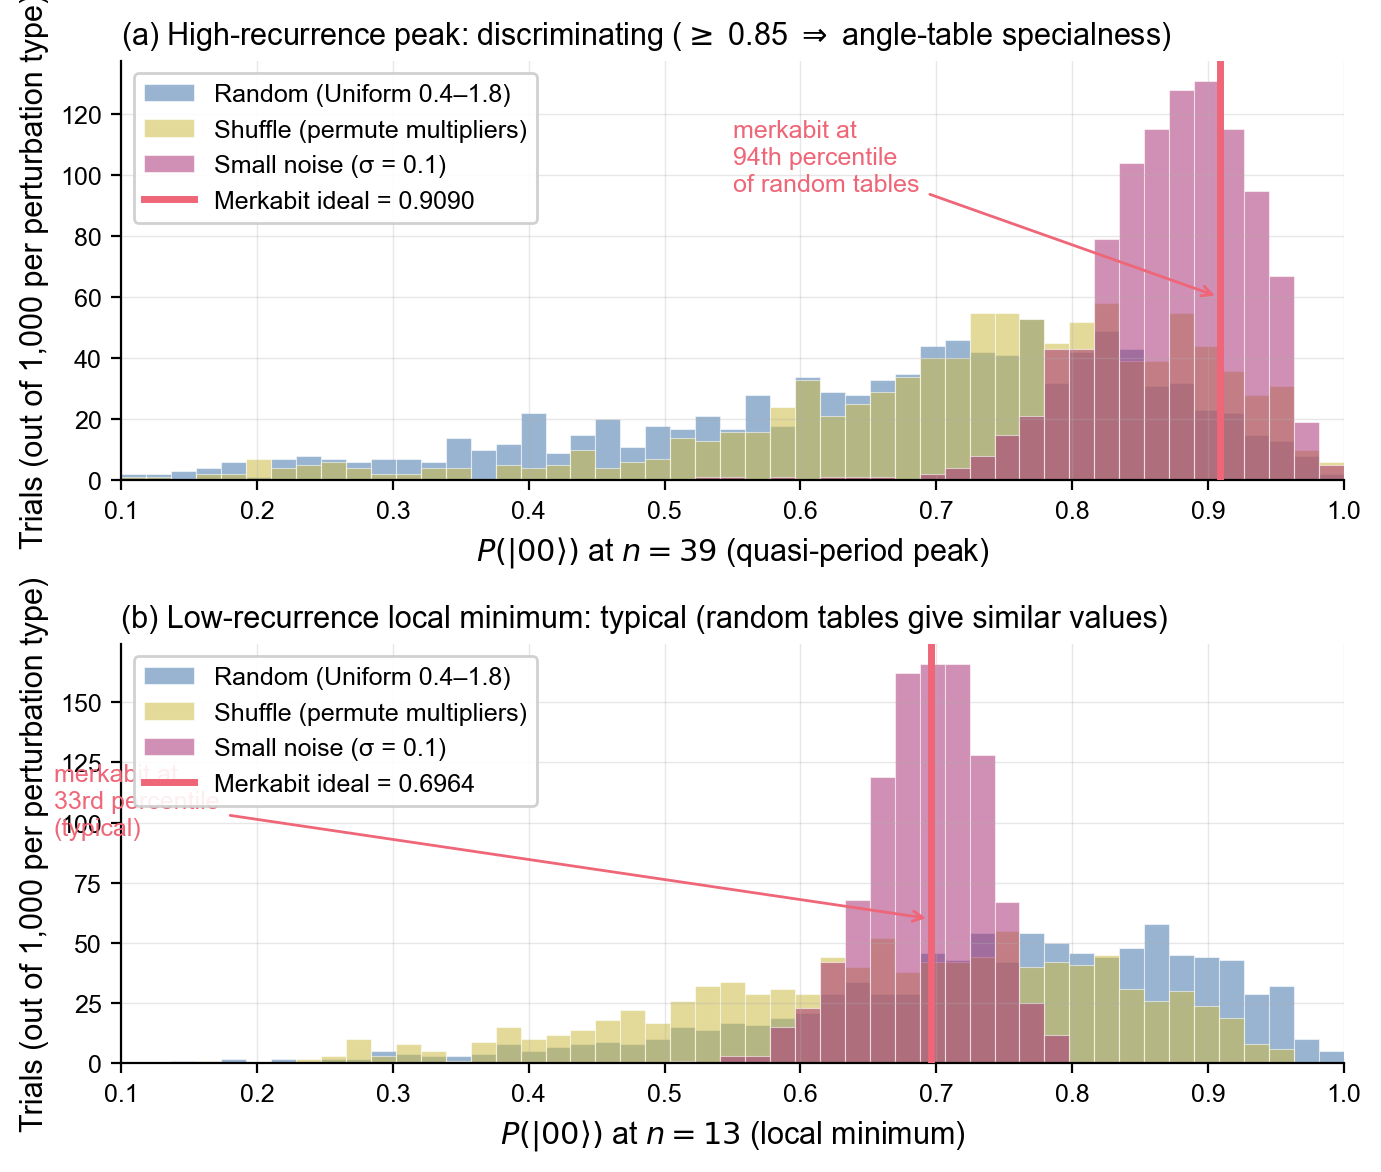

Source code (Python):
#!/usr/bin/env python3
"""
Figure 5 — Angle-table perturbation control histograms.

Two-panel figure visualising the §6.2 finding that the merkabit angle table
is strongly discriminative for the high-recurrence peak (P at n = 39, 94th
percentile vs random tables) but typical for the low-recurrence local minimum
(P at n = 13, 33rd percentile).

Reads ../data/angle_perturbation_1000.csv (3,000 trials × 6 observables).

Output: fig5_perturbation_histograms.png (and .pdf for print).
"""
import os
import numpy as np
import pandas as pd
import matplotlib.pyplot as plt
import matplotlib as mpl

# ---------------------------------------------------------------------------
# Style
# ---------------------------------------------------------------------------
mpl.rcParams.update({
    "font.family": "sans-serif",
    "font.sans-serif": ["Arial", "Helvetica", "DejaVu Sans"],
    "font.size": 10,
    "axes.labelsize": 11,
    "axes.titlesize": 11,
    "xtick.labelsize": 9,
    "ytick.labelsize": 9,
    "legend.fontsize": 9,
    "axes.spines.top": False,
    "axes.spines.right": False,
    "axes.grid": True,
    "grid.alpha": 0.3,
    "grid.linestyle": "-",
    "grid.linewidth": 0.5,
})

# Colours (colour-blind friendly)
COLOR_RANDOM = "#4477AA"   # blue
COLOR_SHUFFLE = "#CCBB44"  # yellow
COLOR_SMALL = "#AA3377"    # purple
COLOR_MERK = "#EE6677"     # red (merkabit ideal value, vertical line)

# Merkabit ideal values (from the v9 paper §6.2 Table 8)
MERKABIT = {
    "P_at_n13": 0.6964,
    "P_at_n27": 0.6832,
    "P_at_n37": 0.9156,
    "P_at_n39": 0.9090,
    "ZZ_at_n12": 0.4474,
}

# ---------------------------------------------------------------------------
# Load data
# ---------------------------------------------------------------------------
HERE = os.path.dirname(os.path.abspath(__file__))
CSV = os.path.join(HERE, "..", "data", "angle_perturbation_1000.csv")
df = pd.read_csv(CSV)
print(f"Loaded {len(df)} rows from {os.path.normpath(CSV)}")

# ---------------------------------------------------------------------------
# Build figure: 2 panels stacked vertically
# ---------------------------------------------------------------------------
fig, (ax_top, ax_bot) = plt.subplots(2, 1, figsize=(7.0, 6.0), sharex=False)

# ── Top panel: P(n=39), the discriminating observable ──
ax = ax_top
obs = "P_at_n39"
merk = MERKABIT["P_at_n39"]
bins = np.linspace(0.1, 1.0, 50)

for tag, color, label in [("random", COLOR_RANDOM, "Random (Uniform 0.4–1.8)"),
                          ("shuffle", COLOR_SHUFFLE, "Shuffle (permute multipliers)"),
                          ("small",  COLOR_SMALL, "Small noise (σ = 0.1)")]:
    arr = df[df["perturbation"] == tag][obs].values
    ax.hist(arr, bins=bins, alpha=0.55, color=color, label=label, edgecolor="white", linewidth=0.4)

ax.axvline(merk, color=COLOR_MERK, linewidth=2.5, label=f"Merkabit ideal = {merk:.4f}", zorder=10)
# Pct at 94th — annotate
random_arr = df[df["perturbation"] == "random"][obs].values
pct_random = (random_arr <= merk).mean() * 100
ax.annotate(f"merkabit at\n{pct_random:.0f}th percentile\nof random tables",
            xy=(merk, 60), xytext=(0.55, 95),
            fontsize=9, color=COLOR_MERK,
            arrowprops=dict(arrowstyle="->", color=COLOR_MERK, lw=1.0))

ax.set_xlabel(r"$P(|00\rangle)$ at $n = 39$ (quasi-period peak)")
ax.set_ylabel("Trials (out of 1,000 per perturbation type)")
ax.set_title(r"(a) High-recurrence peak: discriminating ($\geq$ 0.85 $\Rightarrow$ angle-table specialness)", loc="left")
ax.set_xlim(0.1, 1.0)
ax.legend(loc="upper left", framealpha=0.9)

# ── Bottom panel: P(n=13), the typical observable ──
ax = ax_bot
obs = "P_at_n13"
merk = MERKABIT["P_at_n13"]
bins = np.linspace(0.1, 1.0, 50)

for tag, color, label in [("random", COLOR_RANDOM, "Random (Uniform 0.4–1.8)"),
                          ("shuffle", COLOR_SHUFFLE, "Shuffle (permute multipliers)"),
                          ("small",  COLOR_SMALL, "Small noise (σ = 0.1)")]:
    arr = df[df["perturbation"] == tag][obs].values
    ax.hist(arr, bins=bins, alpha=0.55, color=color, label=label, edgecolor="white", linewidth=0.4)

ax.axvline(merk, color=COLOR_MERK, linewidth=2.5, label=f"Merkabit ideal = {merk:.4f}", zorder=10)
random_arr = df[df["perturbation"] == "random"][obs].values
pct_random = (random_arr <= merk).mean() * 100
ax.annotate(f"merkabit at\n{pct_random:.0f}rd percentile\n(typical)",
            xy=(merk, 60), xytext=(0.05, 95),
            fontsize=9, color=COLOR_MERK,
            arrowprops=dict(arrowstyle="->", color=COLOR_MERK, lw=1.0))

ax.set_xlabel(r"$P(|00\rangle)$ at $n = 13$ (local minimum)")
ax.set_ylabel("Trials (out of 1,000 per perturbation type)")
ax.set_title(r"(b) Low-recurrence local minimum: typical (random tables give similar values)", loc="left")
ax.set_xlim(0.1, 1.0)
ax.legend(loc="upper left", framealpha=0.9)

plt.tight_layout()
out_png = os.path.join(HERE, "fig5_perturbation_histograms.png")
out_pdf = os.path.join(HERE, "fig5_perturbation_histograms.pdf")
plt.savefig(out_png, dpi=200, bbox_inches="tight")
plt.savefig(out_pdf, bbox_inches="tight")
print(f"Wrote {out_png}")
print(f"Wrote {out_pdf}")
